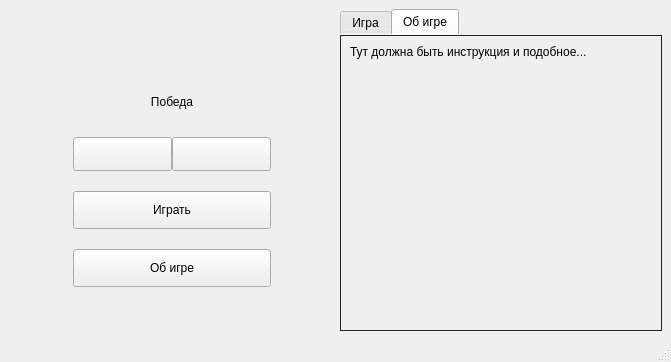
<?xml version="1.0" encoding="UTF-8"?>
<ui version="4.0">
 <class>MainWindow</class>
 <widget class="QMainWindow" name="MainWindow">
  <property name="geometry">
   <rect>
    <x>0</x>
    <y>0</y>
    <width>671</width>
    <height>362</height>
   </rect>
  </property>
  <property name="minimumSize">
   <size>
    <width>630</width>
    <height>350</height>
   </size>
  </property>
  <property name="maximumSize">
   <size>
    <width>750</width>
    <height>450</height>
   </size>
  </property>
  <property name="windowTitle">
   <string>Крестики-нолики</string>
  </property>
  <property name="windowIcon">
   <iconset resource="res.qrc">
    <normaloff>:/resources/images/title_ico.png</normaloff>:/resources/images/title_ico.png</iconset>
  </property>
  <property name="styleSheet">
   <string notr="true"/>
  </property>
  <widget class="QWidget" name="centralwidget">
   <property name="minimumSize">
    <size>
     <width>0</width>
     <height>0</height>
    </size>
   </property>
   <layout class="QHBoxLayout" name="horizontalLayout_2">
    <item>
     <spacer name="horizontalSpacer_2">
      <property name="orientation">
       <enum>Qt::Horizontal</enum>
      </property>
      <property name="sizeHint" stdset="0">
       <size>
        <width>40</width>
        <height>20</height>
       </size>
      </property>
     </spacer>
    </item>
    <item>
     <layout class="QVBoxLayout" name="verticalLayout">
      <property name="spacing">
       <number>20</number>
      </property>
      <item>
       <spacer name="verticalSpacer_3">
        <property name="orientation">
         <enum>Qt::Vertical</enum>
        </property>
        <property name="sizeHint" stdset="0">
         <size>
          <width>20</width>
          <height>40</height>
         </size>
        </property>
       </spacer>
      </item>
      <item>
       <widget class="QLabel" name="label">
        <property name="text">
         <string/>
        </property>
        <property name="pixmap">
         <pixmap resource="res.qrc">:/resources/images/name.png</pixmap>
        </property>
        <property name="alignment">
         <set>Qt::AlignCenter</set>
        </property>
       </widget>
      </item>
      <item>
       <widget class="QLabel" name="messageLabel">
        <property name="sizePolicy">
         <sizepolicy hsizetype="Preferred" vsizetype="Fixed">
          <horstretch>0</horstretch>
          <verstretch>0</verstretch>
         </sizepolicy>
        </property>
        <property name="minimumSize">
         <size>
          <width>0</width>
          <height>30</height>
         </size>
        </property>
        <property name="text">
         <string>Победа</string>
        </property>
        <property name="alignment">
         <set>Qt::AlignCenter</set>
        </property>
        <property name="wordWrap">
         <bool>true</bool>
        </property>
       </widget>
      </item>
      <item>
       <layout class="QHBoxLayout" name="horizontalLayout">
        <property name="spacing">
         <number>0</number>
        </property>
        <item>
         <widget class="QPushButton" name="leftButton">
          <property name="minimumSize">
           <size>
            <width>0</width>
            <height>34</height>
           </size>
          </property>
          <property name="text">
           <string/>
          </property>
         </widget>
        </item>
        <item>
         <widget class="QPushButton" name="rightButton">
          <property name="minimumSize">
           <size>
            <width>0</width>
            <height>34</height>
           </size>
          </property>
          <property name="text">
           <string/>
          </property>
         </widget>
        </item>
       </layout>
      </item>
      <item>
       <widget class="QPushButton" name="startButton">
        <property name="minimumSize">
         <size>
          <width>0</width>
          <height>38</height>
         </size>
        </property>
        <property name="text">
         <string>Играть</string>
        </property>
       </widget>
      </item>
      <item>
       <widget class="QPushButton" name="aboutButton">
        <property name="minimumSize">
         <size>
          <width>198</width>
          <height>38</height>
         </size>
        </property>
        <property name="styleSheet">
         <string notr="true"/>
        </property>
        <property name="text">
         <string>Об игре</string>
        </property>
       </widget>
      </item>
      <item>
       <spacer name="verticalSpacer">
        <property name="orientation">
         <enum>Qt::Vertical</enum>
        </property>
        <property name="sizeHint" stdset="0">
         <size>
          <width>20</width>
          <height>40</height>
         </size>
        </property>
       </spacer>
      </item>
     </layout>
    </item>
    <item>
     <spacer name="horizontalSpacer">
      <property name="orientation">
       <enum>Qt::Horizontal</enum>
      </property>
      <property name="sizeHint" stdset="0">
       <size>
        <width>40</width>
        <height>20</height>
       </size>
      </property>
     </spacer>
    </item>
    <item>
     <widget class="QTabWidget" name="tabWidget">
      <property name="sizePolicy">
       <sizepolicy hsizetype="Fixed" vsizetype="Fixed">
        <horstretch>0</horstretch>
        <verstretch>0</verstretch>
       </sizepolicy>
      </property>
      <property name="minimumSize">
       <size>
        <width>322</width>
        <height>322</height>
       </size>
      </property>
      <property name="maximumSize">
       <size>
        <width>322</width>
        <height>322</height>
       </size>
      </property>
      <property name="styleSheet">
       <string notr="true">QTabWidget{
	border: none;
}
QTabWidget::pane{
	border: 1px solid #222;
}
QTabWidget#tab{
	background: rgb(33, 40, 50);
}</string>
      </property>
      <property name="currentIndex">
       <number>1</number>
      </property>
      <widget class="QWidget" name="tab">
       <property name="minimumSize">
        <size>
         <width>322</width>
         <height>322</height>
        </size>
       </property>
       <property name="maximumSize">
        <size>
         <width>322</width>
         <height>322</height>
        </size>
       </property>
       <property name="styleSheet">
        <string notr="true"/>
       </property>
       <attribute name="title">
        <string>Игра</string>
       </attribute>
       <layout class="QGridLayout" name="gridLayout_2">
        <property name="leftMargin">
         <number>5</number>
        </property>
        <property name="topMargin">
         <number>5</number>
        </property>
        <property name="rightMargin">
         <number>5</number>
        </property>
        <property name="bottomMargin">
         <number>5</number>
        </property>
        <property name="spacing">
         <number>5</number>
        </property>
        <item row="0" column="0">
         <widget class="QPushButton" name="tabButton_0_0">
          <property name="sizePolicy">
           <sizepolicy hsizetype="Fixed" vsizetype="Fixed">
            <horstretch>0</horstretch>
            <verstretch>0</verstretch>
           </sizepolicy>
          </property>
          <property name="minimumSize">
           <size>
            <width>100</width>
            <height>100</height>
           </size>
          </property>
          <property name="styleSheet">
           <string notr="true"/>
          </property>
          <property name="text">
           <string/>
          </property>
         </widget>
        </item>
        <item row="0" column="1">
         <widget class="QPushButton" name="tabButton_0_1">
          <property name="sizePolicy">
           <sizepolicy hsizetype="Fixed" vsizetype="Fixed">
            <horstretch>0</horstretch>
            <verstretch>0</verstretch>
           </sizepolicy>
          </property>
          <property name="minimumSize">
           <size>
            <width>100</width>
            <height>100</height>
           </size>
          </property>
          <property name="text">
           <string/>
          </property>
         </widget>
        </item>
        <item row="0" column="2">
         <widget class="QPushButton" name="tabButton_0_2">
          <property name="sizePolicy">
           <sizepolicy hsizetype="Fixed" vsizetype="Fixed">
            <horstretch>0</horstretch>
            <verstretch>0</verstretch>
           </sizepolicy>
          </property>
          <property name="minimumSize">
           <size>
            <width>100</width>
            <height>100</height>
           </size>
          </property>
          <property name="text">
           <string/>
          </property>
         </widget>
        </item>
        <item row="1" column="0">
         <widget class="QPushButton" name="tabButton_1_0">
          <property name="sizePolicy">
           <sizepolicy hsizetype="Fixed" vsizetype="Fixed">
            <horstretch>0</horstretch>
            <verstretch>0</verstretch>
           </sizepolicy>
          </property>
          <property name="minimumSize">
           <size>
            <width>100</width>
            <height>100</height>
           </size>
          </property>
          <property name="text">
           <string/>
          </property>
         </widget>
        </item>
        <item row="1" column="1">
         <widget class="QPushButton" name="tabButton_1_1">
          <property name="sizePolicy">
           <sizepolicy hsizetype="Fixed" vsizetype="Fixed">
            <horstretch>0</horstretch>
            <verstretch>0</verstretch>
           </sizepolicy>
          </property>
          <property name="minimumSize">
           <size>
            <width>100</width>
            <height>100</height>
           </size>
          </property>
          <property name="text">
           <string/>
          </property>
         </widget>
        </item>
        <item row="1" column="2">
         <widget class="QPushButton" name="tabButton_1_2">
          <property name="sizePolicy">
           <sizepolicy hsizetype="Fixed" vsizetype="Fixed">
            <horstretch>0</horstretch>
            <verstretch>0</verstretch>
           </sizepolicy>
          </property>
          <property name="minimumSize">
           <size>
            <width>100</width>
            <height>100</height>
           </size>
          </property>
          <property name="text">
           <string/>
          </property>
         </widget>
        </item>
        <item row="2" column="0">
         <widget class="QPushButton" name="tabButton_2_0">
          <property name="sizePolicy">
           <sizepolicy hsizetype="Fixed" vsizetype="Fixed">
            <horstretch>0</horstretch>
            <verstretch>0</verstretch>
           </sizepolicy>
          </property>
          <property name="minimumSize">
           <size>
            <width>100</width>
            <height>100</height>
           </size>
          </property>
          <property name="text">
           <string/>
          </property>
         </widget>
        </item>
        <item row="2" column="1">
         <widget class="QPushButton" name="tabButton_2_1">
          <property name="sizePolicy">
           <sizepolicy hsizetype="Fixed" vsizetype="Fixed">
            <horstretch>0</horstretch>
            <verstretch>0</verstretch>
           </sizepolicy>
          </property>
          <property name="minimumSize">
           <size>
            <width>100</width>
            <height>100</height>
           </size>
          </property>
          <property name="text">
           <string/>
          </property>
         </widget>
        </item>
        <item row="2" column="2">
         <widget class="QPushButton" name="tabButton_2_2">
          <property name="sizePolicy">
           <sizepolicy hsizetype="Fixed" vsizetype="Fixed">
            <horstretch>0</horstretch>
            <verstretch>0</verstretch>
           </sizepolicy>
          </property>
          <property name="minimumSize">
           <size>
            <width>100</width>
            <height>100</height>
           </size>
          </property>
          <property name="text">
           <string/>
          </property>
         </widget>
        </item>
       </layout>
      </widget>
      <widget class="QWidget" name="tab_2">
       <property name="minimumSize">
        <size>
         <width>322</width>
         <height>322</height>
        </size>
       </property>
       <property name="maximumSize">
        <size>
         <width>322</width>
         <height>322</height>
        </size>
       </property>
       <attribute name="title">
        <string>Об игре</string>
       </attribute>
       <layout class="QGridLayout" name="gridLayout">
        <item row="1" column="0">
         <widget class="QLabel" name="label_3">
          <property name="text">
           <string>Тут должна быть инструкция и подобное...</string>
          </property>
          <property name="alignment">
           <set>Qt::AlignLeading|Qt::AlignLeft|Qt::AlignTop</set>
          </property>
          <property name="wordWrap">
           <bool>true</bool>
          </property>
         </widget>
        </item>
       </layout>
      </widget>
     </widget>
    </item>
   </layout>
  </widget>
  <widget class="QStatusBar" name="statusbar"/>
 </widget>
 <resources>
  <include location="res.qrc"/>
 </resources>
 <connections/>
</ui>
